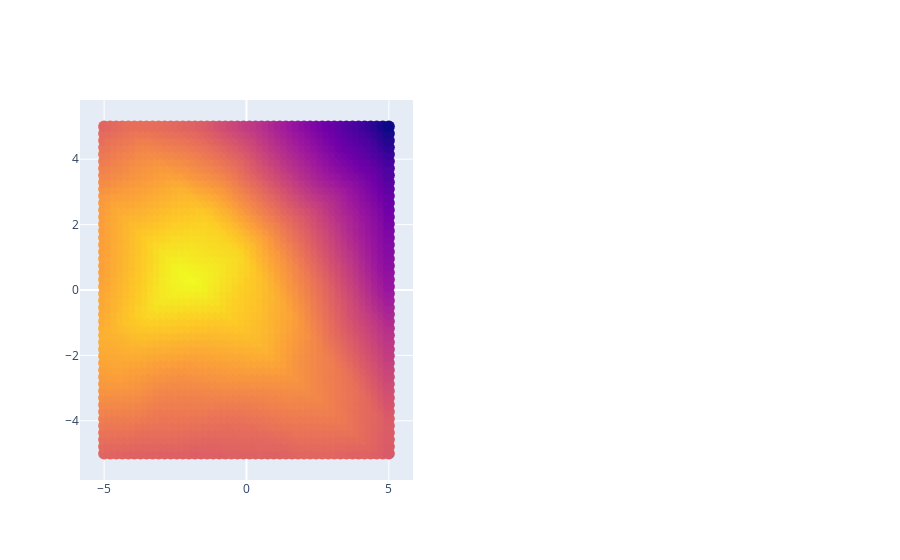

The code cell stored with this chart in its notebook:
### Code cell
# subset = df[(np.isclose(df['t'], 1.86999989)) & (np.isclose(df['z'], 0.48387095))]
fig = make_subplots(rows=1, cols=2)

fig.add_trace(
    go.Scatter(x=subset['x'], y=subset['y'], mode = 'markers', marker=dict(
        color=subset['predicted'],
        size=12
    )),
    row=1, col=1
)

fig.show()

### Figure 1 — Plotly figure (JSON) as saved in the notebook; plotly's stock layout.template omitted (floating-point values rounded to 4 significant figures; data arrays with more than 128 entries replaced by an {"elided": "..."} marker saying what was removed)
{"data": [{"marker": {"color": {"elided": "2304 float values"}, "size": 12}, "mode": "markers", "type": "scatter", "x": {"elided": "2304 float values"}, "xaxis": "x", "y": {"elided": "2304 float values"}, "yaxis": "y"}], "layout": {"xaxis": {"anchor": "y", "domain": [0, 0.45]}, "xaxis2": {"anchor": "y2", "domain": [0.55, 1]}, "yaxis": {"anchor": "x", "domain": [0, 1]}, "yaxis2": {"anchor": "x2", "domain": [0, 1]}}}
